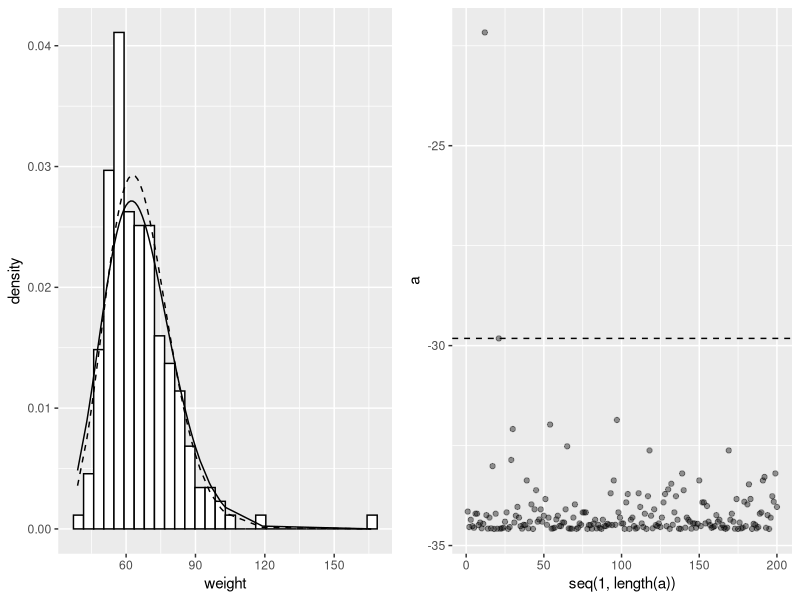

This chart was generated by the following R code:
#########################################
# file  : gamma_function.R
# auther: norih
# date  : Nov 30th, 2020
# Fitting by Gamma Function
# One Dimension
#########################################

library(car)
library(tidyverse)
library(MASS)
data(Davis)

N <- length(Davis$weight)
mu <- mean(Davis$weight)
si <- sd(Davis$weight) * (N-1)/N #標準偏差 sdは不偏標準偏差

# モーメント法によるGamma関数のkmo, smoを求める。
kmo <- mu^2 / si^2
smo <- si^2 / mu

# 最尤推定によるGamma関数のk, s値
# MASSパッケージのfitdistr 
ml <- fitdistr(Davis$weight, "gamma")
kml <- ml$estimate["shape"] #shape
sml <- 1/ml$estimate["rate"] #scale

p1 <- ggplot(Davis, aes(x = weight, after_stat(density))) +
   geom_histogram(color="black", fill="white") +
   geom_line(aes(x=weight, y=dgamma(weight, shape=kmo, scale=smo)), size = .5) + 
   geom_line(aes(x=weight, y=dgamma(weight, shape=kml, scale=sml)), size = .5, linetype="dashed")

a <- Davis$weight / smo - (kmo - 1) * log(Davis$weight / smo)

th <- order(a, decreasing = T)[0.01*N]

p2 <- ggplot(NULL, aes(y=a, seq(1, length(a)))) + 
  geom_point(alpha=0.4) + 
  geom_hline(yintercept = a[th], linetype = "dashed")

#install.packages("gridExtra")
library(gridExtra)
g <- gridExtra::grid.arrange(p1, p2, nrow = 1)

ggsave("./ref1/section3/fig3.1_gamma.png", plot = g)
